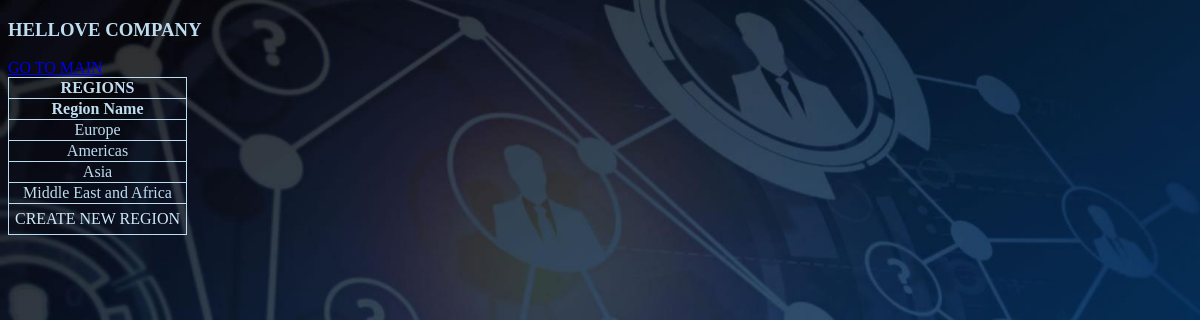
Screenshot of /views/regions.php with the database file from the repository.
### tables this page shows
CREATE TABLE `regions` (
  `region_id` int(11) NOT NULL,
  `region_name` varchar(25) DEFAULT NULL
);

### views/regions.php (the view)
<?php include $_SERVER['DOCUMENT_ROOT'].'/php_sql/templates/header.php';?>
<?php
    include_once '../model/con.php';
    $queryRegion = $db->query("select * from regions");
    $regions = $queryRegion->fetchAll(PDO::FETCH_OBJ);
?>
<div>
    <a href="index.php" class="links">GO TO MAIN</a>
</div>
<div>
    <table>
        <tr><th>REGIONS</th></tr>
        <tr><th>Region Name</th></tr>
        <tbody>
            <?php foreach ($regions as $data){?>
            <tr><td><?php echo $data->region_name?></td></tr>
        <?php }?>
            <tr>
                <td><a href="../manage/createRegion.php">CREATE NEW REGION</a></td>
            </tr>
        </tbody>
    </table>
</div>

### style/style.css (style rules this page uses)
html { height: 100%; }
body { background-image: url(images/hr_bg.jpg); background-repeat: no-repeat; background-size: cover; background-attachment: fixed; }
table { border-collapse: collapse; }
table, th, td { border: 1px solid; color: rgb(191, 221, 240); }
td { text-align: center; }
td a:link, a:visited { color: rgb(206, 232, 248); padding: 5px 5px; text-align: center; text-decoration: none; display: inline-block; }

### rows the page displays
regions: region_name "Europe"
regions: region_name "Americas"
regions: region_name "Asia"
regions: region_name "Middle East and Africa"
